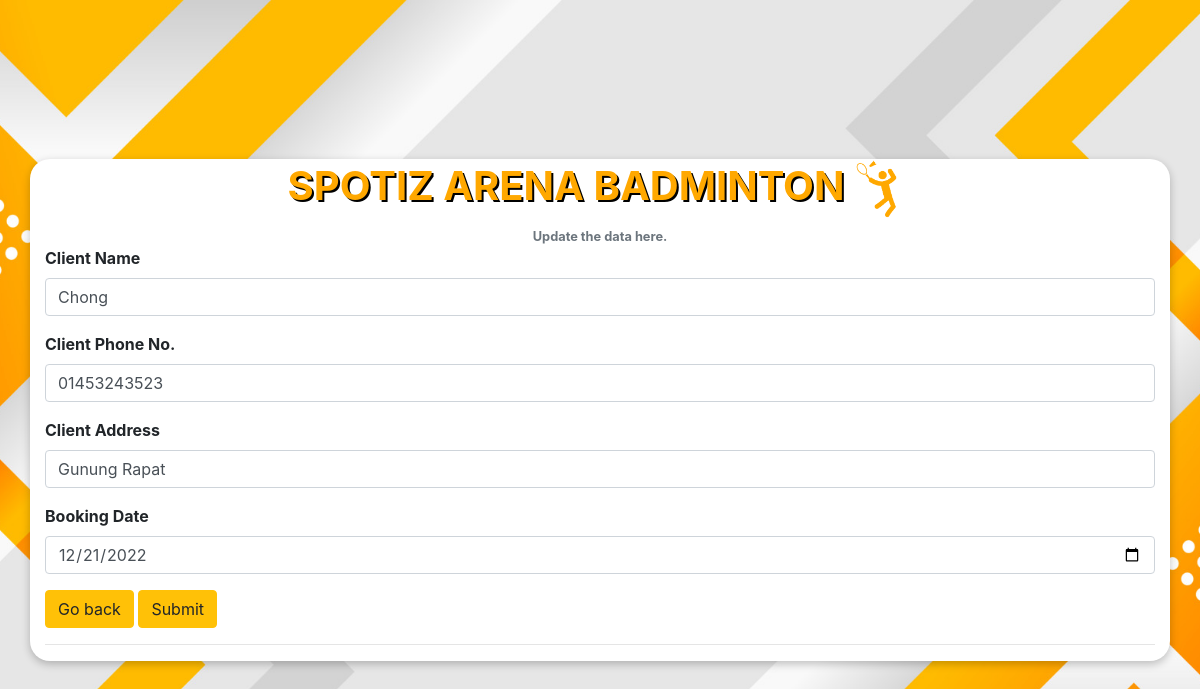
The app's page /updateClient.php?id=4 with its own data.
### tables this page shows
CREATE TABLE `client` (
  `Client Id` int NOT NULL,
  `Client Name` varchar(255) NOT NULL,
  `Client Phone No.` varchar(255) NOT NULL,
  `Client Address` varchar(255) NOT NULL,
  `Booking Date` date NOT NULL
);

### updateClient.php (the view, shortened to what this page needs)
<!DOCTYPE html>
<html>
    <head>
        <link
            rel="stylesheet"
            href="https://cdn.jsdelivr.net/npm/bootstrap@4.3.1/dist/css/bootstrap.min.css"
>
    </head>
    <body>
        <?php
include ("conn.php");
$id = $_GET['id'];
$sql_display = "SELECT * FROM `client` WHERE `Client Id` = " . $id;
$res_display = mysqli_query($con, $sql_display);
while($row=mysqli_fetch_array($res_display))
{
    $data_name = $row[1];
    $data_phone = $row[2];
    $data_address = $row[3];
    $data_date = $row[4];
}
?>
        <div class="container">
            <p class="h1" style="text-align:center; font-weight:bold;">SPOTIZ ARENA BADMINTON
                <img src="img/man.png" height="60px" weight="60px" style="margin-right:10px;">
            </p>
            <center>
                <small class="form-text text-muted">
                    <strong>Update the data here.</strong>
                </small>
            </center>
            <form action="updateClientConfirmed.php" method="post">
                <div class="form-group">
                    <label for="nama">
                        <strong>Client Name</strong>
                    </label>
                    <input
                        type="text"
                        name="cName"
                        class="form-control"
                        id="cName"
                        value="<?php echo $data_name;?>" required>
                </div>
                <div class="form-group">
                    <label for="matric">
                        <strong>Client Phone No.</strong>
                    </label>
                    <input
                        type="text"
                        name="cPhone"
                        class="form-control"
                        id="cPhone"
                        value="<?php echo $data_phone;?>" required>
                </div>
                <div class="form-group">
                    <label for="subjek">
                        <strong>Client Address</strong>
                    </label>
                    <input
                        type="text"
                        name="cAddress"
                        class="form-control"
                        id="cAddress"
                        value="<?php echo $data_address;?>" required>
                </div>
                <div class="form-group">
                    <label for="subjek">
                        <strong>Booking Date</strong>
                    </label>
                    <input
                        type="date"
                        name="bookingDate"
                        class="form-control"
                        id="bookingDate"
                        value="<?php echo $data_date;?>" required>
                </div>
                <a href="viewClient.php" class='btn btn-warning'>Go back</a>
                <input type="submit" class='btn btn-warning' name="submit">
                <hr>
            </form>
        </div>
    </body>
</html>

### updateClient.php (style rules this page uses)
body { height: 100vh; display: flex; align-items: center; justify-content: center; background: url("./img/bg2.jpg") no-repeat center bottom/cover; height: 100vh; }
.container { box-shadow: rgba(0, 0, 0, 0.24) 0 3px 8px; border-top-left-radius: 20px 20px; border-top-right-radius: 20px 20px; border-bottom-left-radius: 20px 20px; border-bottom-right-radius: 20px 20px; margin-top: 20px; background: white; }
.h1 { color: #ffa800; text-shadow: 2px 2px black; }

### records on screen
client: cName "Chong", cPhone "01453243523", cAddress "Gunung Rapat", bookingDate "12/21/2022"
